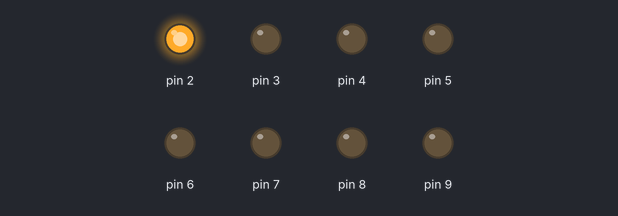
This sketch was run on a simulated Arduino Uno, built with avr-gcc and run on an emulated ATmega328P. On the bench: output pins drawn as LEDs (lit = HIGH).

Above: at 0.05 s.
At 0.55 s:
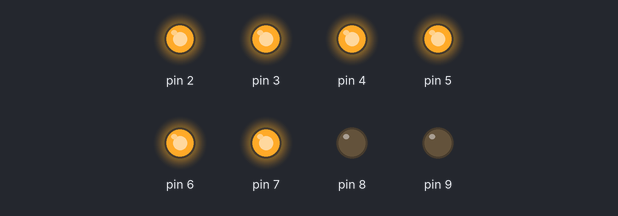
At 0.85 s:
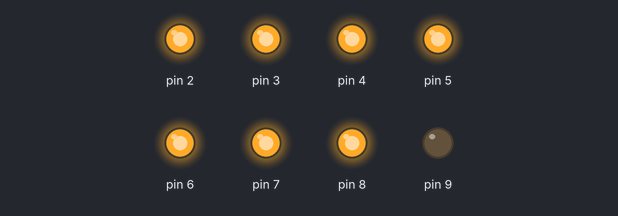
At 1.75 s:
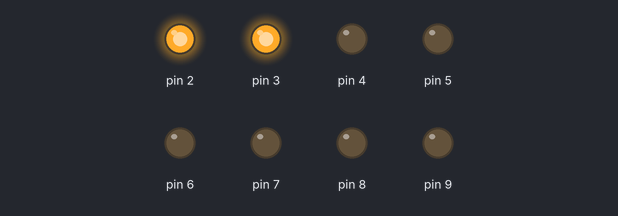
At 2.65 s:
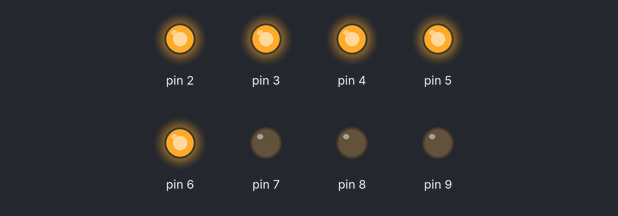
At 3.55 s:
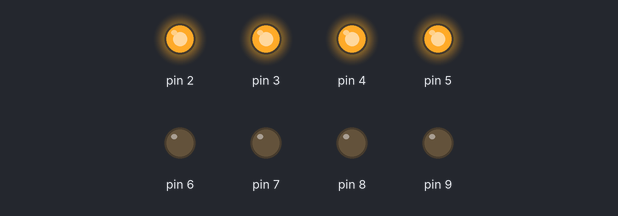
Timing chart, 0 to 3.9 s (numbered marks = the images above):
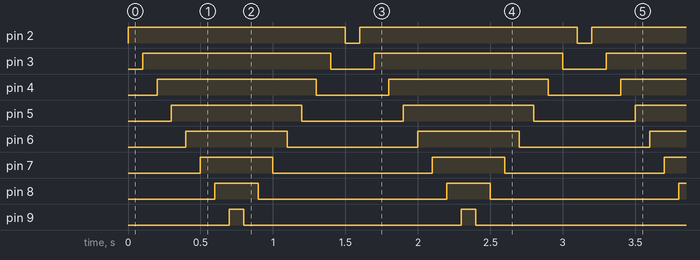

Measured:
- by itself, pin 2: alternates HIGH for 1.5 s and LOW for 0.10 s
- by itself, pin 3: alternates HIGH for 1.3 s and LOW for 0.30 s
- by itself, pin 4: alternates HIGH for 1.1 s and LOW for 0.50 s
- by itself, pin 5: alternates HIGH for 0.90 s and LOW for 0.70 s
- by itself, pin 6: alternates HIGH for 0.70 s and LOW for 0.90 s
- by itself, pin 7: alternates HIGH for 0.50 s and LOW for 1.1 s
- by itself, pin 8: alternates HIGH for 0.30 s and LOW for 1.3 s
- by itself, pin 9: alternates HIGH for 0.10 s and LOW for 1.5 s

The sketch:

bai1.2.ino
```cpp
void setup() {
  // put your setup code here, to run once:
  for (int i = 2; i < 10; i++) {
    pinMode(i,OUTPUT);
  }
}

void loop() {
  // put your main code here, to run repeatedly:
  for (int i = 2; i < 10; i++) {
    digitalWrite(i,1);
    delay(100);
  }
  for (int i = 9; i > 1; i--) {
    digitalWrite(i,0);
    delay(100);
  }
}
```
